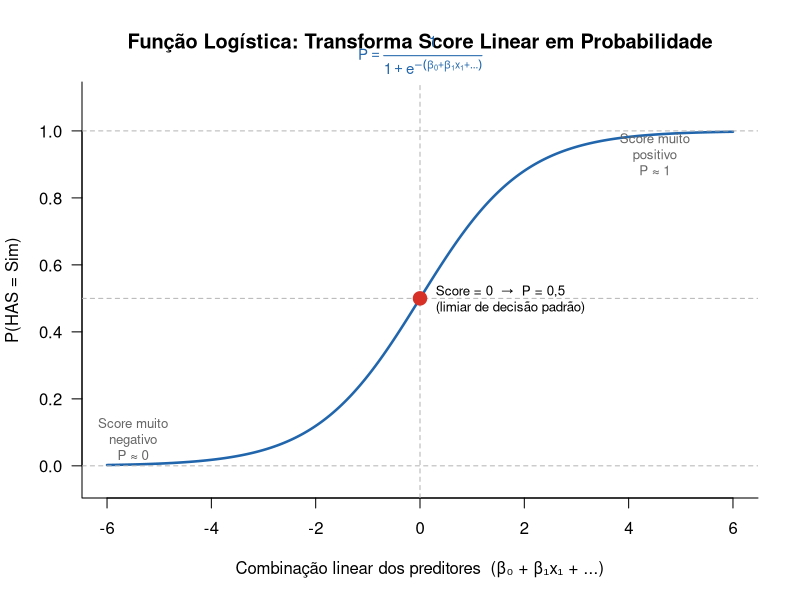

Recreate this plot in R. (Note: this script raises an error after producing the figure.)
# ══════════════════════════════════════════════════════════════════════════════
# NHANES 2021-2023: Regressão Logística para Predição de HAS (baseline)
# Rode 00_config.R antes (ele cria dados, dados_treino e dados_teste)
# ══════════════════════════════════════════════════════════════════════════════

# ── 1. Dados ─────────────────────────────────────────────────────────────────
# dados, dados_treino e dados_teste preparados pelo 00_config.R

# ══════════════════════════════════════════════════════════════════════════════
# 2. CONCEITO CENTRAL: A FUNÇÃO LOGÍSTICA
# ══════════════════════════════════════════════════════════════════════════════
# A regressão logística modela a PROBABILIDADE de um evento (has_pas = "Sim")
# como função linear dos preditores, transformada pela função logística:
#
#   P(Y=1) = 1 / (1 + e^(-(β0 + β1·x1 + β2·x2 + ...)))
#
# O resultado é sempre entre 0 e 1: ao contrário da regressão linear,
# que poderia prever valores absurdos como P = -0.3 ou P = 1.7.
#
# Os coeficientes β são interpretados como LOG-ODDS:
#   e^β = Odds Ratio (OR): quanto a chance de HAS muda por unidade do preditor.

x_vals   <- seq(-6, 6, by = 0.05)
log_vals <- 1 / (1 + exp(-x_vals))

png("output/01_regressao/conceito_funcao_logistica.png", width = 900, height = 700, res = 120)
plot(
  x_vals, log_vals,
  type = "l", lwd = 2.5, col = "#2166ac",
  xlab = "Combinação linear dos preditores  (β₀ + β₁x₁ + ...)",
  ylab = "P(HAS = Sim)",
  main = "Função Logística: Transforma Score Linear em Probabilidade",
  las  = 1, bty = "l", ylim = c(-0.05, 1.1)
)
abline(h = c(0, 0.5, 1), lty = 2, col = "gray70")
abline(v = 0,             lty = 2, col = "gray70")
points(0, 0.5, pch = 19, col = "#d73027", cex = 1.8)
text(0.3, 0.50, "Score = 0  →  P = 0,5\n(limiar de decisão padrão)", adj = 0, cex = 0.8)
text(-5.5, 0.08, "Score muito\nnegativo\nP ≈ 0", cex = 0.8, col = "gray40")
text( 4.5, 0.93, "Score muito\npositivo\nP ≈ 1", cex = 0.8, col = "gray40")
mtext(expression(P == frac(1, 1 + e^{-(beta[0] + beta[1]*x[1] + ldots)})),
      side = 3, line = 0.2, cex = 0.9, col = "#2166ac")
dev.off()

# ══════════════════════════════════════════════════════════════════════════════
# 3. AJUSTE DO MODELO
# ══════════════════════════════════════════════════════════════════════════════

# 3.1 Recipe
# step_dummy: converte fatores em dummies (0/1)
# step_normalize: padroniza contínuas → coeficientes comparáveis entre si
receita_lr <- recipe(has_pas ~ ., data = dados_treino) %>%
  step_dummy(all_nominal_predictors(), one_hot = FALSE) %>%
  step_normalize(all_numeric_predictors())

# 3.2 Especificação
espec_lr <- logistic_reg() %>%
  set_engine("glm") %>%
  set_mode("classification")

# 3.3 Workflow
wf_lr <- workflow() %>%
  add_recipe(receita_lr) %>%
  add_model(espec_lr)

# 3.4 Treinar
modelo_lr <- wf_lr %>% fit(data = dados_treino)

# ══════════════════════════════════════════════════════════════════════════════
# 4. INTERPRETAÇÃO: ODDS RATIOS
# ══════════════════════════════════════════════════════════════════════════════
# O coeficiente β de cada preditor é o log-odds.
#   e^β = Odds Ratio: quanto a CHANCE de HAS multiplica por unidade do preditor.
#   OR > 1 → aumenta o risco
#   OR < 1 → reduz o risco
#   OR = 1 → sem efeito
#
# ATENÇÃO: como aplicamos step_normalize(), os preditores contínuos foram
# padronizados (média 0, dp 1). O OR de idade, colesterol etc. é, portanto,
# por +1 DESVIO-PADRÃO: não por unidade original (ano, mg/dL).
#
# Intervalo de confiança: se o IC não cruza 1, o efeito é estatisticamente
# significativo (equivalente ao p < 0.05 no modelo logístico).

coefs <- tidy(extract_fit_engine(modelo_lr), conf.int = TRUE) %>%
  filter(term != "(Intercept)") %>%
  mutate(
    OR      = exp(estimate),
    OR_low  = exp(conf.low),
    OR_high = exp(conf.high),
    term    = dplyr::recode(term,
      "idade"                 = "Idade",
      "whr"                   = "Razão cintura/estatura",
      "renda"                 = "Renda",
      "colesterol"            = "Colesterol",
      "sedentarismo"          = "Sedentarismo (min/dia)",
      "sexo_Feminino"         = "Sexo (feminino)",
      "raca_Branco"           = "Raça (branco)",
      "diabetes_Sim"          = "Diabetes (sim)",
      "fumante_Ex.fumante"    = "Ex-fumante",
      "fumante_Fumante.atual" = "Fumante atual"
      # termos sem tradução aqui mantêm o nome bruto (acontece no exercicio.R)
    )
  )

print(coefs %>% select(term, OR, OR_low, OR_high, p.value))

# Gráfico de forest plot dos Odds Ratios
p_or <- ggplot(coefs, aes(x = OR, y = reorder(term, OR))) +
  geom_vline(xintercept = 1, linetype = "dashed", color = "gray50") +
  geom_errorbar(aes(xmin = OR_low, xmax = OR_high), height = 0.2, color = "#555555",
                orientation = "y") +
  geom_point(aes(color = OR > 1), size = 3) +
  scale_color_manual(values = c("TRUE" = "#d73027", "FALSE" = "#2166ac"),
                     labels = c("TRUE" = "Aumenta risco", "FALSE" = "Reduz risco")) +
  labs(
    title    = "Odds Ratios: Regressão Logística (NHANES 2021-2023)",
    subtitle = "Linha vertical = OR 1 (sem efeito)  |  Barras = IC 95%",
    x        = "Razão de Chances (Odds Ratio)",
    y        = NULL,
    color    = NULL
  ) +
  theme_minimal(base_size = 13) +
  theme(legend.position = "top")
print(p_or)
ggsave("output/01_regressao/logistic_odds_ratios.png", plot = p_or,
       width = 8, height = 6, dpi = 150, bg = "white")

# ══════════════════════════════════════════════════════════════════════════════
# 5. AVALIAÇÃO: CURVA ROC + AUC
# ══════════════════════════════════════════════════════════════════════════════
# Usamos ROC + AUC: mesma abordagem dos scripts seguintes, para comparação.
# Este bloco de avaliação é IDÊNTICO nos scripts 01-04 (repetição proposital:
# cada script é autocontido e a métrica comum permite comparar os modelos).
# O evento positivo é has_pas = "Sim": como os níveis do fator são
# c("Não", "Sim"), passamos event_level = "second" explicitamente.

probs_teste <- predict(modelo_lr, dados_teste, type = "prob") %>%
  bind_cols(dados_teste %>% select(has_pas))

probs_roc <- probs_teste %>%
  rename(prob_evento = .pred_Sim)   # probabilidade do evento: HAS = "Sim"

auc_lr <- roc_auc(probs_roc, truth = has_pas, prob_evento, event_level = "second")
cat("AUC da Regressão Logística:", round(auc_lr$.estimate, 3), "\n")

# Ponto ótimo (critério de Youden): maximiza sensibilidade + especificidade
# J = sens + spec - 1  →  equivalente a minimizar a distância ao canto (0,1)
roc_df <- roc_curve(probs_roc, truth = has_pas, prob_evento, event_level = "second")
ponto_otimo <- roc_df %>%
  mutate(youden = sensitivity + specificity - 1) %>%
  slice_max(youden, n = 1)

cat(sprintf(
  "Limiar ótimo (Youden): %.3f  |  Sensibilidade: %.3f  |  Especificidade: %.3f\n",
  ponto_otimo$.threshold, ponto_otimo$sensitivity, ponto_otimo$specificity
))

p_roc <- roc_df %>%
  autoplot() +
  geom_point(
    data  = ponto_otimo,
    aes(x = 1 - specificity, y = sensitivity),
    color = "#d73027", size = 3.5
  ) +
  annotate(
    "text",
    x     = 1 - ponto_otimo$specificity + 0.03,
    y     = ponto_otimo$sensitivity - 0.04,
    label = sprintf("Limiar ótimo\n(Youden = %s)", fmt_br(ponto_otimo$youden, 2)),
    hjust = 0, size = 3.2, color = "#d73027"
  ) +
  annotate(
    "text",
    x = 0.72, y = 0.18,
    label = paste0("AUC = ", fmt_br(auc_lr$.estimate)),
    size = 4.5, fontface = "bold", color = "#2166ac", hjust = 0
  ) +
  labs(
    title    = "Curva ROC: Regressão Logística",
    subtitle = "Análise 1 (9 preditores): NHANES 2021-2023",
    x        = "1 − Especificidade  (taxa de falsos positivos)",
    y        = "Sensibilidade  (taxa de verdadeiros positivos)",
    caption  = "Diagonal pontilhada = modelo aleatório (AUC = 0,5)  |  Ponto vermelho = limiar ótimo (Youden)"
  ) +
  theme_minimal(base_size = 12) +
  theme(plot.caption = element_text(color = "gray40", size = 9))
print(p_roc)
ggsave("output/01_regressao/logistic_roc.png", plot = p_roc,
       width = 7, height = 6, dpi = 150, bg = "white")

# ══════════════════════════════════════════════════════════════════════════════
# fim do script ────────────────────────────────────────────────────────────────
# ══════════════════════════════════════════════════════════════════════════════
